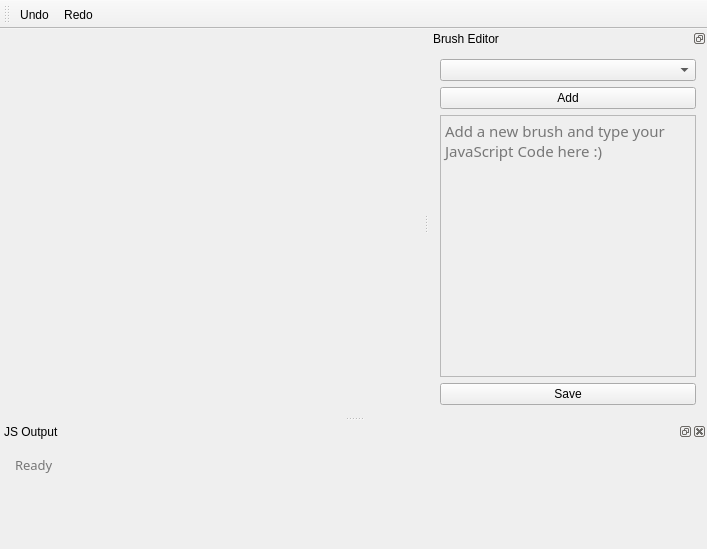
<?xml version="1.0" encoding="UTF-8"?>
<ui version="4.0">
 <class>MainWindow</class>
 <widget class="QMainWindow" name="MainWindow">
  <property name="geometry">
   <rect>
    <x>0</x>
    <y>0</y>
    <width>707</width>
    <height>549</height>
   </rect>
  </property>
  <property name="cursor">
   <cursorShape>ArrowCursor</cursorShape>
  </property>
  <property name="mouseTracking">
   <bool>true</bool>
  </property>
  <property name="focusPolicy">
   <enum>Qt::NoFocus</enum>
  </property>
  <property name="windowTitle">
   <string>MainWindow</string>
  </property>
  <widget class="QWidget" name="centralWidget">
   <layout class="QHBoxLayout" name="horizontalLayout">
    <item>
     <layout class="QHBoxLayout" name="horizontalLayout_2"/>
    </item>
   </layout>
  </widget>
  <widget class="QDockWidget" name="dockWidget">
   <property name="mouseTracking">
    <bool>false</bool>
   </property>
   <property name="features">
    <set>QDockWidget::DockWidgetFloatable|QDockWidget::DockWidgetMovable</set>
   </property>
   <property name="allowedAreas">
    <set>Qt::AllDockWidgetAreas</set>
   </property>
   <property name="windowTitle">
    <string>Brush Editor</string>
   </property>
   <attribute name="dockWidgetArea">
    <number>2</number>
   </attribute>
   <widget class="QWidget" name="dockWidgetContents">
    <layout class="QVBoxLayout" name="verticalLayout">
     <item>
      <widget class="QComboBox" name="comboBox">
       <property name="currentText">
        <string/>
       </property>
      </widget>
     </item>
     <item>
      <widget class="QPushButton" name="addButton">
       <property name="text">
        <string>Add</string>
       </property>
      </widget>
     </item>
     <item>
      <widget class="QTextEdit" name="jsTextEdit">
       <property name="enabled">
        <bool>false</bool>
       </property>
       <property name="sizePolicy">
        <sizepolicy hsizetype="Preferred" vsizetype="Preferred">
         <horstretch>0</horstretch>
         <verstretch>0</verstretch>
        </sizepolicy>
       </property>
       <property name="font">
        <font>
         <family>Menlo</family>
         <pointsize>11</pointsize>
        </font>
       </property>
       <property name="focusPolicy">
        <enum>Qt::WheelFocus</enum>
       </property>
       <property name="layoutDirection">
        <enum>Qt::LeftToRight</enum>
       </property>
       <property name="sizeAdjustPolicy">
        <enum>QAbstractScrollArea::AdjustIgnored</enum>
       </property>
       <property name="lineWrapMode">
        <enum>QTextEdit::NoWrap</enum>
       </property>
       <property name="html">
        <string>&lt;!DOCTYPE HTML PUBLIC &quot;-//W3C//DTD HTML 4.0//EN&quot; &quot;http://www.w3.org/TR/REC-html40/strict.dtd&quot;&gt;
&lt;html&gt;&lt;head&gt;&lt;meta name=&quot;qrichtext&quot; content=&quot;1&quot; /&gt;&lt;style type=&quot;text/css&quot;&gt;
p, li { white-space: pre-wrap; }
&lt;/style&gt;&lt;/head&gt;&lt;body style=&quot; font-family:'Menlo'; font-size:11pt; font-weight:400; font-style:normal;&quot;&gt;
&lt;p style=&quot;-qt-paragraph-type:empty; margin-top:0px; margin-bottom:0px; margin-left:0px; margin-right:0px; -qt-block-indent:0; text-indent:0px; font-size:12pt;&quot;&gt;&lt;br /&gt;&lt;/p&gt;&lt;/body&gt;&lt;/html&gt;</string>
       </property>
       <property name="tabStopWidth">
        <number>40</number>
       </property>
       <property name="acceptRichText">
        <bool>false</bool>
       </property>
       <property name="placeholderText">
        <string notr="true">Add a new brush and type your JavaScript Code here :)</string>
       </property>
      </widget>
     </item>
     <item>
      <widget class="QPushButton" name="saveButton">
       <property name="text">
        <string>Save</string>
       </property>
      </widget>
     </item>
    </layout>
   </widget>
  </widget>
  <widget class="QDockWidget" name="dockWidget_2">
   <property name="sizePolicy">
    <sizepolicy hsizetype="Fixed" vsizetype="Preferred">
     <horstretch>0</horstretch>
     <verstretch>0</verstretch>
    </sizepolicy>
   </property>
   <property name="autoFillBackground">
    <bool>false</bool>
   </property>
   <property name="floating">
    <bool>false</bool>
   </property>
   <property name="windowTitle">
    <string>JS Output</string>
   </property>
   <attribute name="dockWidgetArea">
    <number>8</number>
   </attribute>
   <widget class="QWidget" name="dockWidgetContents_2">
    <layout class="QVBoxLayout" name="verticalLayout_2">
     <item>
      <widget class="QTextEdit" name="jsConsoleTextEdit">
       <property name="palette">
        <palette>
         <active>
          <colorrole role="Text">
           <brush brushstyle="SolidPattern">
            <color alpha="255">
             <red>119</red>
             <green>119</green>
             <blue>119</blue>
            </color>
           </brush>
          </colorrole>
          <colorrole role="Base">
           <brush brushstyle="SolidPattern">
            <color alpha="0">
             <red>67</red>
             <green>67</green>
             <blue>67</blue>
            </color>
           </brush>
          </colorrole>
         </active>
         <inactive>
          <colorrole role="Text">
           <brush brushstyle="SolidPattern">
            <color alpha="255">
             <red>119</red>
             <green>119</green>
             <blue>119</blue>
            </color>
           </brush>
          </colorrole>
          <colorrole role="Base">
           <brush brushstyle="SolidPattern">
            <color alpha="0">
             <red>67</red>
             <green>67</green>
             <blue>67</blue>
            </color>
           </brush>
          </colorrole>
         </inactive>
         <disabled>
          <colorrole role="Text">
           <brush brushstyle="SolidPattern">
            <color alpha="255">
             <red>127</red>
             <green>127</green>
             <blue>127</blue>
            </color>
           </brush>
          </colorrole>
          <colorrole role="Base">
           <brush brushstyle="SolidPattern">
            <color alpha="255">
             <red>237</red>
             <green>237</green>
             <blue>237</blue>
            </color>
           </brush>
          </colorrole>
         </disabled>
        </palette>
       </property>
       <property name="font">
        <font>
         <family>Menlo</family>
         <pointsize>10</pointsize>
        </font>
       </property>
       <property name="autoFillBackground">
        <bool>false</bool>
       </property>
       <property name="frameShape">
        <enum>QFrame::NoFrame</enum>
       </property>
       <property name="sizeAdjustPolicy">
        <enum>QAbstractScrollArea::AdjustToContentsOnFirstShow</enum>
       </property>
       <property name="readOnly">
        <bool>true</bool>
       </property>
       <property name="html">
        <string>&lt;!DOCTYPE HTML PUBLIC &quot;-//W3C//DTD HTML 4.0//EN&quot; &quot;http://www.w3.org/TR/REC-html40/strict.dtd&quot;&gt;
&lt;html&gt;&lt;head&gt;&lt;meta name=&quot;qrichtext&quot; content=&quot;1&quot; /&gt;&lt;style type=&quot;text/css&quot;&gt;
p, li { white-space: pre-wrap; }
&lt;/style&gt;&lt;/head&gt;&lt;body style=&quot; font-family:'Menlo'; font-size:10pt; font-weight:400; font-style:normal;&quot;&gt;
&lt;p style=&quot; margin-top:0px; margin-bottom:0px; margin-left:0px; margin-right:0px; -qt-block-indent:0; text-indent:0px;&quot;&gt;Ready&lt;/p&gt;&lt;/body&gt;&lt;/html&gt;</string>
       </property>
       <property name="textInteractionFlags">
        <set>Qt::TextSelectableByKeyboard|Qt::TextSelectableByMouse</set>
       </property>
      </widget>
     </item>
    </layout>
   </widget>
  </widget>
  <widget class="QToolBar" name="toolBar">
   <property name="windowTitle">
    <string>toolBar</string>
   </property>
   <property name="iconSize">
    <size>
     <width>20</width>
     <height>20</height>
    </size>
   </property>
   <attribute name="toolBarArea">
    <enum>TopToolBarArea</enum>
   </attribute>
   <attribute name="toolBarBreak">
    <bool>true</bool>
   </attribute>
   <addaction name="actionUndo"/>
   <addaction name="actionRedo"/>
  </widget>
  <action name="actionUndo">
   <property name="icon">
    <iconset resource="../icons.qrc">
     <normaloff>:/res/undo.png</normaloff>:/res/undo.png</iconset>
   </property>
   <property name="text">
    <string>Undo</string>
   </property>
   <property name="shortcut">
    <string>Ctrl+Z</string>
   </property>
  </action>
  <action name="actionRedo">
   <property name="icon">
    <iconset resource="../icons.qrc">
     <normaloff>:/res/redo.png</normaloff>:/res/redo.png</iconset>
   </property>
   <property name="text">
    <string>Redo</string>
   </property>
   <property name="shortcut">
    <string>Ctrl+Shift+Z</string>
   </property>
  </action>
 </widget>
 <layoutdefault spacing="6" margin="11"/>
 <resources>
  <include location="../icons.qrc"/>
 </resources>
 <connections/>
</ui>
